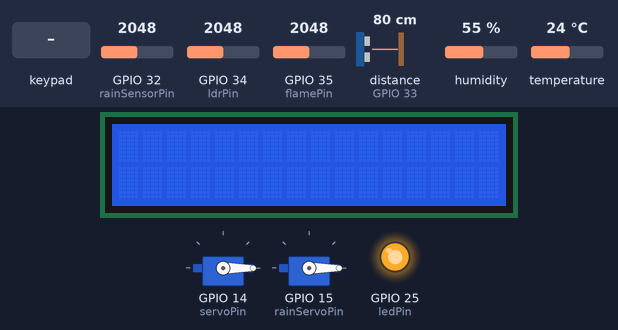
A program run on a simulated ESP32. Parts: 16×2 character LCD, 2 × servo, output pins drawn as LEDs (lit = HIGH). The inputs (shaded band) are chosen by the test bench; at power-on: GPIO 32 (rainSensorPin) = 2048, GPIO 34 (ldrPin) = 2048, GPIO 35 (flamePin) = 2048, distance to the obstacle (sensor on GPIO 33) 80 cm, humidity 55 %, temperature 24 °C. The echo pulse lasts 58.3 µs per cm; WiFi joins after 1.5 s; servers stay silent unless stated; no MQTT or app messages arrive unless stated; what the program prints to the serial monitor is not drawn.

Above: at 2.7 s.
2.8 s: keypad keys 1 9 1 8 5 1 7 # pressed 0.4 s apart
At 7.1 s:
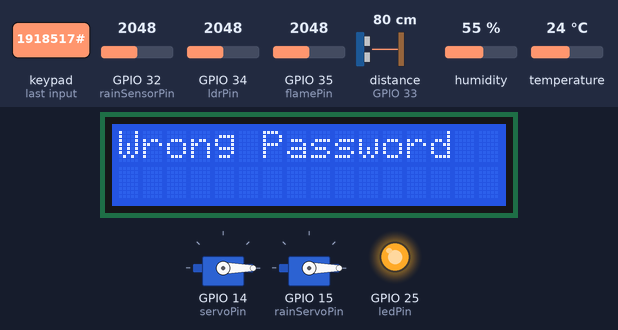
7.5 s: keypad keys 1 2 3 4 # pressed 0.4 s apart
At 10.2 s:
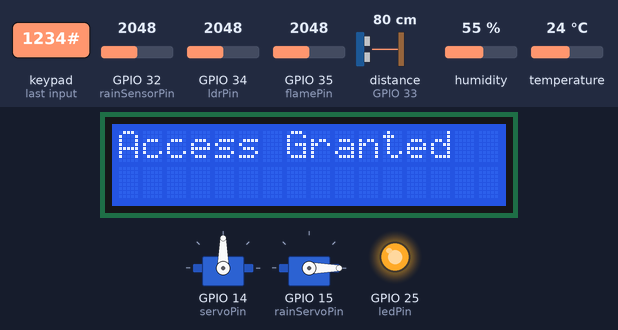
12.7 s: keypad keys 1 9 1 8 5 1 7 D pressed 0.4 s apart
At 16.2 s:
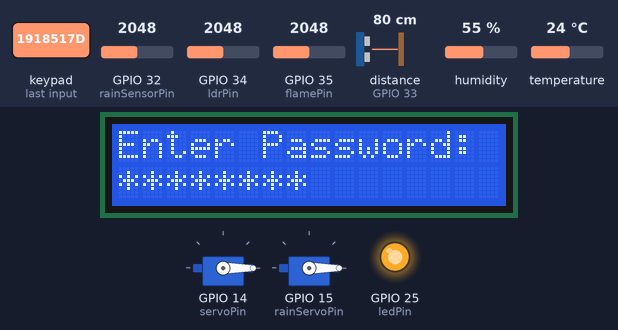
17.4 s: key 'B' pressed
At 18.6 s:
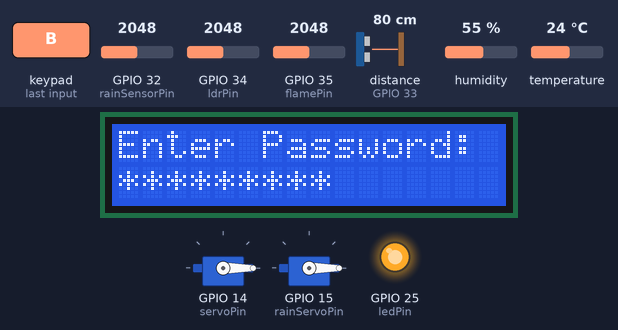
18.9 s: key 'A' pressed
At 19.4 s:
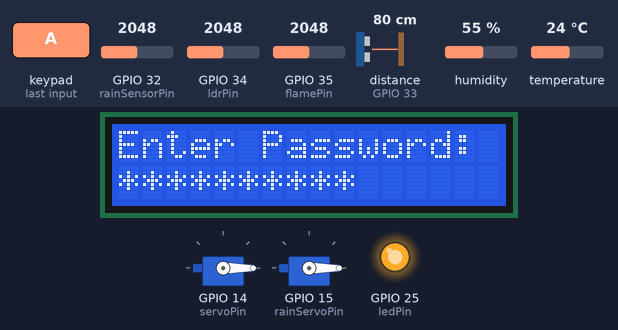
20.4 s: keypad keys 1 6 4 0 2 A pressed 0.4 s apart
At 23.2 s:
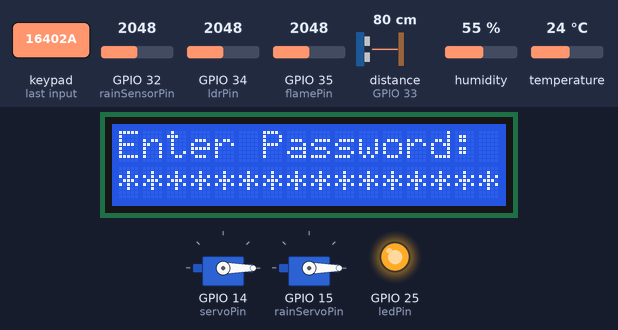
Timing chart, 0 to 24.7 s (numbered marks = the images above; inputs shaded):
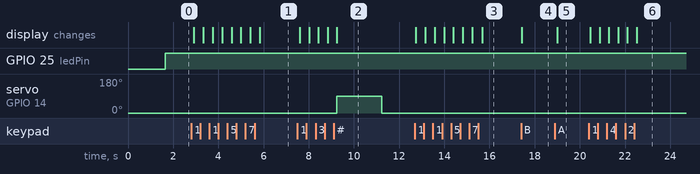

Measured:
- after the input at 2.8 s, the display: first changes after 0.12 s (image 1 shows a later state)
- after the input at 7.5 s, servo on GPIO 14 (servoPin): 0° → 90° after 1.7 s, → 0° 2.0 s later; the display: first changes after 0.10 s (image 2 shows a later state)
- after the input at 12.7 s, the display: first changes after 0.05 s (image 3 shows a later state)
- after the input at 17.4 s, the display: changes at once (image 4)
- after the input at 18.9 s, the display: changes after 0.09 s (image 5)
- after the input at 20.4 s, the display: first changes after 0.05 s (image 6 shows a later state)

The program:

main.cpp
```cpp
#include <Wire.h>
#include <LiquidCrystal_I2C.h>
#include <Keypad.h>
#include <ESP32Servo.h>
#include <NewPing.h>
#include <DHT.h>
#include <WiFi.h>
#include <NTPClient.h>
#include <WiFiUdp.h>
#include <WiFiClientSecure.h>
#include <PubSubClient.h>

// MQTT credentials and server settings
const char* mqtt_username = "Basmala";
const char* mqtt_password = "Basmala7";
const char* mqtt_server_secure = "1c09250875864dfdbf3ac2d89c79a141.s1.eu.hivemq.cloud";
const int mqtt_port_secure = 8883;

WiFiClientSecure espClient;
PubSubClient client(espClient);

// Root CA for secure MQTT connection
static const char *root_ca PROGMEM = R"EOF(
-----BEGIN CERTIFICATE-----
MIIFazCCA1OgAwIBAgIRAIIQz7DSQONZRGPgu2OCiwAwDQYJKoZIhvcNAQELBQAw
TzELMAkGA1UEBhMCVVMxKTAnBgNVBAoTIEludGVybmV0IFNlY3VyaXR5IFJlc2Vh
cmNoIEdyb3VwMRUwEwYDVQQDEwxJU1JHIFJvb3QgWDEwHhcNMTUwNjA0MTEwNDM4
WhcNMzUwNjA0MTEwNDM4WjBPMQswCQYDVQQGEwJVUzEpMCcGA1UEChMgSW50ZXJu
ZXQgU2VjdXJpdHkgUmVzZWFyY2ggR3JvdXAxFTATBgNVBAMTDElTUkcgUm9vdCBY
MTCCAiIwDQYJKoZIhvcNAQEBBQADggIPADCCAgoCggIBAK3oJHP0FDfzm54rVygc
h77ct984kIxuPOZXoHj3dcKi/vVqbvYATyjb3miGbESTtrFj/RQSa78f0uoxmyF+
0TM8ukj13Xnfs7j/EvEhmkvBioZxaUpmZmyPfjxwv60pIgbz5MDmgK7iS4+3mX6U
A5/TR5d8mUgjU+g4rk8Kb4Mu0UlXjIB0ttov0DiNewNwIRt18jA8+o+u3dpjq+sW
T8KOEUt+zwvo/7V3LvSye0rgTBIlDHCNAymg4VMk7BPZ7hm/ELNKjD+Jo2FR3qyH
B5T0Y3HsLuJvW5iB4YlcNHlsdu87kGJ55tukmi8mxdAQ4Q7e2RCOFvu396j3x+UC
B5iPNgiV5+I3lg02dZ77DnKxHZu8A/lJBdiB3QW0KtZB6awBdpUKD9jf1b0SHzUv
KBds0pjBqAlkd25HN7rOrFleaJ1/ctaJxQZBKT5ZPt0m9STJEadao0xAH0ahmbWn
OlFuhjuefXKnEgV4We0+UXgVCwOPjdAvBbI+e0ocS3MFEvzG6uBQE3xDk3SzynTn
jh8BCNAw1FtxNrQHusEwMFxIt4I7mKZ9YIqioymCzLq9gwQbooMDQaHWBfEbwrbw
qHyGO0aoSCqI3Haadr8faqU9GY/rOPNk3sgrDQoo//fb4hVC1CLQJ13hef4Y53CI
rU7m2Ys6xt0nUW7/vGT1M0NPAgMBAAGjQjBAMA4GA1UdDwEB/wQEAwIBBjAPBgNV
HRMBAf8EBTADAQH/MB0GA1UdDgQWBBR5tFnme7bl5AFzgAiIyBpY9umbbjANBgkq
hkiG9w0BAQsFAAOCAgEAVR9YqbyyqFDQDLHYGmkgJykIrGF1XIpu+ILlaS/V9lZL
ubhzEFnTIZd+50xx+7LSYK05qAvqFyFWhfFQDlnrzuBZ6brJFe+GnY+EgPbk6ZGQ
3BebYhtF8GaV0nxvwuo77x/Py9auJ/GpsMiu/X1+mvoiBOv/2X/qkSsisRcOj/KK
NFtY2PwByVS5uCbMiogziUwthDyC3+6WVwW6LLv3xLfHTjuCvjHIInNzktHCgKQ5
ORAzI4JMPJ+GslWYHb4phowim57iaztXOoJwTdwJx4nLCgdNbOhdjsnvzqvHu7Ur
TkXWStAmzOVyyghqpZXjFaH3pO3JLF+l+/+sKAIuvtd7u+Nxe5AW0wdeRlN8NwdC
jNPElpzVmbUq4JUagEiuTDkHzsxHpFKVK7q4+63SM1N95R1NbdWhscdCb+ZAJzVc
oyi3B43njTOQ5yOf+1CceWxG1bQVs5ZufpsMljq4Ui0/1lvh+wjChP4kqKOJ2qxq
4RgqsahDYVvTH9w7jXbyLeiNdd8XM2w9U/t7y0Ff/9yi0GE44Za4rF2LN9d11TPA
mRGunUHBcnWEvgJBQl9nJEiU0Zsnvgc/ubhPgXRR4Xq37Z0j4r7g1SgEEzwxA57d
emyPxgcYxn/eR44/KJ4EBs+lVDR3veyJm+kXQ99b21/+jh5Xos1AnX5iItreGCc=
-----END CERTIFICATE-----
)EOF";


// LCD and Keypad setup
LiquidCrystal_I2C lcd(0x27, 16, 2);
const byte ROWS = 4;
const byte COLS = 4;
char keys[ROWS][COLS] = {
  {'1', '2', '3', 'A'},
  {'4', '5', '6', 'B'},
  {'7', '8', '9', 'C'},
  {'*', '0', '#', 'D'}
};
byte rowPins[ROWS] = {19, 18, 5, 17};
byte colPins[COLS] = {16, 4, 0, 2};
Keypad keypad(makeKeymap(keys), rowPins, colPins, ROWS, COLS);

// Servo setup
Servo myServo;
Servo secondServo;
const int servoPin = 14;
const int rainServoPin = 15;

// Relay setup
const int relayPin = 13;

// Buzzer setup
const int buzzerPin = 12;
const int buzzerFrequency = 1000;
const int maxAttempts = 3;
int attemptCount = 0;

// LDR setup
const int ldrPin = 34;
const int ldrThreshold = 500;

// LED setup
const int ledPin = 25;

// Ultrasonic Sensor setup
const int triggerPin = 27;
const int echoPin = 33;
const int maxDistance = 200;
NewPing sonar(triggerPin, echoPin, maxDistance);

// DHT11 setup
#define DHTPIN 23
#define DHTTYPE DHT11
DHT dht(DHTPIN, DHTTYPE);

// NTP Client setup
const char* ssid = "Arabesque Art Space";
const char* wifiPassword = "@rt$p@ce892022";
WiFiUDP ntpUDP;
NTPClient timeClient(ntpUDP, "asia.pool.ntp.org", 3600 * 2);

// Flame Sensor setup
const int flamePin = 35;
const int flameThreshold = 300;
const unsigned long flameDelayTime = 2000;

// Rain Sensor setup
const int rainSensorPin = 32;
const int rainThreshold = 300;
bool rainDetected = false;

// Password
const String correctPassword = "1234";
String enteredPassword = "";

// Flags
bool passwordEntered = false;
unsigned long passwordEntryTime = 0;
const unsigned long displayDuration = 5000;

unsigned long lastKeypadCheck = 0;
const unsigned long keypadInterval = 100;  // Check keypad every 100 ms
const char* alarmTopic = "ESP32/alarm";
const char* rainSensorTopic = "sensor/rain";
  // MQTT topic for rain sensor data
void publishAlarmNotification() {
  String alarmMessage = "Too many incorrect password attempts!Allarm!!!";
  if (client.publish(alarmTopic, alarmMessage.c_str())) {
    Serial.println("Alarm notification sent successfully.");
  } else {
    Serial.println("Failed to send alarm notification.");
  }
}
void triggerAlarm() {
  Serial.println("Triggering alarm!"); // Debug print to check if function is called
  digitalWrite(buzzerPin, HIGH);
  tone(buzzerPin, buzzerFrequency); // Start the buzzer at the specified frequency
  delay(1000); // Keep the buzzer on for the specified delay time
  noTone(buzzerPin); // Stop the buzzer after the delay
  digitalWrite(buzzerPin, LOW); // Ensure buzzer is off after delay
}

void checkKeypad() {
  if (millis() - lastKeypadCheck >= keypadInterval) {
    lastKeypadCheck = millis();

    char key = keypad.getKey();

    if (key) {
      Serial.println(key);
      if (key == '#') {
        if (enteredPassword == correctPassword) {
          passwordEntered = true;
          attemptCount = 0;
          lcd.clear();
          lcd.print("Access Granted");
          myServo.write(90);  // Open the door or perform some action
          delay(2000);  // You could replace this with millis-based timing
          myServo.write(0);
        } else {
          lcd.clear();
          lcd.print("Wrong Password");
          attemptCount++;
          if (attemptCount >= maxAttempts) {
            triggerAlarm();
            Serial.println("Too many attempts");
            publishAlarmNotification();
          }
        }
        enteredPassword = ""; // Reset the entered password
      } else if (key == '*') {
        enteredPassword = ""; // Clear the entered password
        lcd.clear();
      } else {
        enteredPassword += key;
        lcd.clear();
        lcd.print("Enter Password:");
        lcd.setCursor(0, 1);
        for (int i = 0; i < enteredPassword.length(); i++) {
          lcd.print('*');
        }
      }
    }
  }
}


void checkFlameSensor() {
  int flameValue = analogRead(flamePin);  // Read the flame sensor value
  Serial.println(flameValue);
  if (flameValue < flameThreshold) {
    tone(buzzerPin, 1000);
    secondServo.write(0); // Perform the action like closing a window // Start the buzzer at 1000 Hz (you can adjust the frequency)
    digitalWrite(relayPin, HIGH); // Activate the relay
    delay(flameDelayTime); // Keep the buzzer on for the specified delay time
   void triggerAlarm();
   // Stop the buzzer after the delay
    digitalWrite(relayPin, LOW); // Deactivate the relay
  } else {
       // Ensure the buzzer is off when no fire is detected
       noTone(buzzerPin);
       digitalWrite(relayPin, LOW); // Ensure the relay is off when no fire is detected
  }
}

void checkMotionAndLDR() {
  int distance = sonar.ping_cm();
  int ldrValue = analogRead(ldrPin);


  if (distance > 0 && distance < 100) { // Detect motion within 100 cm
    if (ldrValue > ldrThreshold) {
      digitalWrite(ledPin, HIGH); // Turn on the light
    } else {
      digitalWrite(ledPin, LOW); // Turn off the light
    }
  } else {
    digitalWrite(ledPin, LOW); // Turn off the light if no motion is detected
  }
}

void publishDHT11Data() {
  float humidity = dht.readHumidity();
  float temperature = dht.readTemperature();

  if (isnan(humidity) || isnan(temperature)) {
    Serial.println("Failed to read from DHT sensor!");
    return;
  }
   int angle = map(temperature, 0, 50, 0, 180);
  client.publish("ESP32/temperature", String(temperature).c_str());
    client.publish("ESP32/humidity", String(humidity).c_str());

    // Simulate weather condition
    String weatherCondition;
    if (temperature > 30) {
      weatherCondition = "Hot";
    } else if (temperature > 20) {
      weatherCondition = "Warm";
    } else {
      weatherCondition = "Cold";
    }
    client.publish("ESP32/weather", weatherCondition.c_str());
}
void publishRainSensorData() {
  int rainValue = analogRead(rainSensorPin);  // Read the rain sensor value

  String message = String(rainValue);  // Convert the rain value to a string

  // Publish the rain detection message to the MQTT broker
  if (client.publish(rainSensorTopic, message.c_str())) {

  } else {
    Serial.println("Failed to publish Rain sensor data.");
  }
}


void publishFlameSensorData() {
  int flameValue = analogRead(flamePin);
  String flameData = String(flameValue);
  client.publish("sensor/flame", flameData.c_str());
}

void reconnect() {
  // Loop until we’re reconnected
  while (!client.connected()) {
    Serial.print("Attempting MQTT connection… ");
    String clientId = "ESP32Client";
    // Attempt to connect
    if (client.connect(clientId.c_str(), mqtt_username, mqtt_password)) {
      Serial.println("connected!");

       client.subscribe("home/led");
       client.subscribe("ESP32/servo");
       client.subscribe("ESP32/servo2");
       publishDHT11Data();
      publishFlameSensorData();
      publishRainSensorData();

     } else {
      Serial.print("failed, rc = ");
      Serial.print(client.state());
      Serial.println(" try again in 5 seconds");

      delay(5000);
    }
  }
}
void callback(char* topic, byte* message, unsigned int length) {
  String msg;
  for (int i = 0; i < length; i++) {
    msg += (char)message[i];
  }
  Serial.print("message received:");
  Serial.println(msg);
  // Control the LED based on the received message
   if (strcmp(topic, "home/led") == 0) {
    digitalWrite(ledPin, (message[0] == '1') ? HIGH : LOW);
}
else if (strcmp(topic, "ESP32/servo") == 0) {
    myServo.write((strncmp((char*)message, "open", length) == 0) ? 180 : 0);
}
else if (strcmp(topic, "ESP32/servo2") == 0) {
    secondServo.write((strncmp((char*)message, "open", length) == 0) ? 180 : 0);
}

}
void publishRainDetection(int rainValue) {
  String rainData = String(rainValue);
  client.publish(rainSensorTopic, rainData.c_str());
}
void checkRainSensor() {
  int rainValue = analogRead(rainSensorPin);


  if (rainValue < rainThreshold && !rainDetected) {

    publishRainDetection(rainValue);
    secondServo.write(90); // Perform the action like closing a window
    digitalWrite(relayPin, HIGH); // Activate the relay
    rainDetected = true;   // Set the flag to true to prevent further movement
    publishRainDetection(rainValue);
  } else if (rainValue >= rainThreshold && rainDetected) {

    // Reset the servo and the flag only if rain is not detected anymore
    // Uncomment the following lines if you want the servo to return to the original position after the rain stops
    // secondServo.write(0);
    // rainDetected = false;
    digitalWrite(relayPin, LOW); // Deactivate the relay
  }
}


void setup() {
  Serial.begin(115200);
  lcd.init();
  lcd.backlight();

  myServo.attach(servoPin);
  myServo.write(0);

  secondServo.attach(rainServoPin);
  secondServo.write(0);

  pinMode(buzzerPin, OUTPUT);
  digitalWrite(buzzerPin, LOW);

  pinMode(ledPin, OUTPUT);
  digitalWrite(ledPin, LOW);

  dht.begin();

  WiFi.begin(ssid, wifiPassword);
  Serial.print("Connecting");
  while (WiFi.status() != WL_CONNECTED) {
    delay(500);
    Serial.print(".");
  }
  Serial.println("Connected to WiFi");
  espClient.setCACert(root_ca);
  client.setServer(mqtt_server_secure, mqtt_port_secure);
  client.setCallback(callback);
  client.subscribe("ESP32/servo");
  client.subscribe("ESP32/servo2");
  client.subscribe("home/led");  // Subscribe to LED control topic
  timeClient.begin();
}

void loop() {
  if (!client.connected()) {
    reconnect();
  }
  client.loop();

  checkKeypad();
  checkFlameSensor();
  checkRainSensor();
  checkMotionAndLDR();
  publishDHT11Data();  // Publish DHT11 data
  publishFlameSensorData();  // Publish Flame Sensor data
}
```
